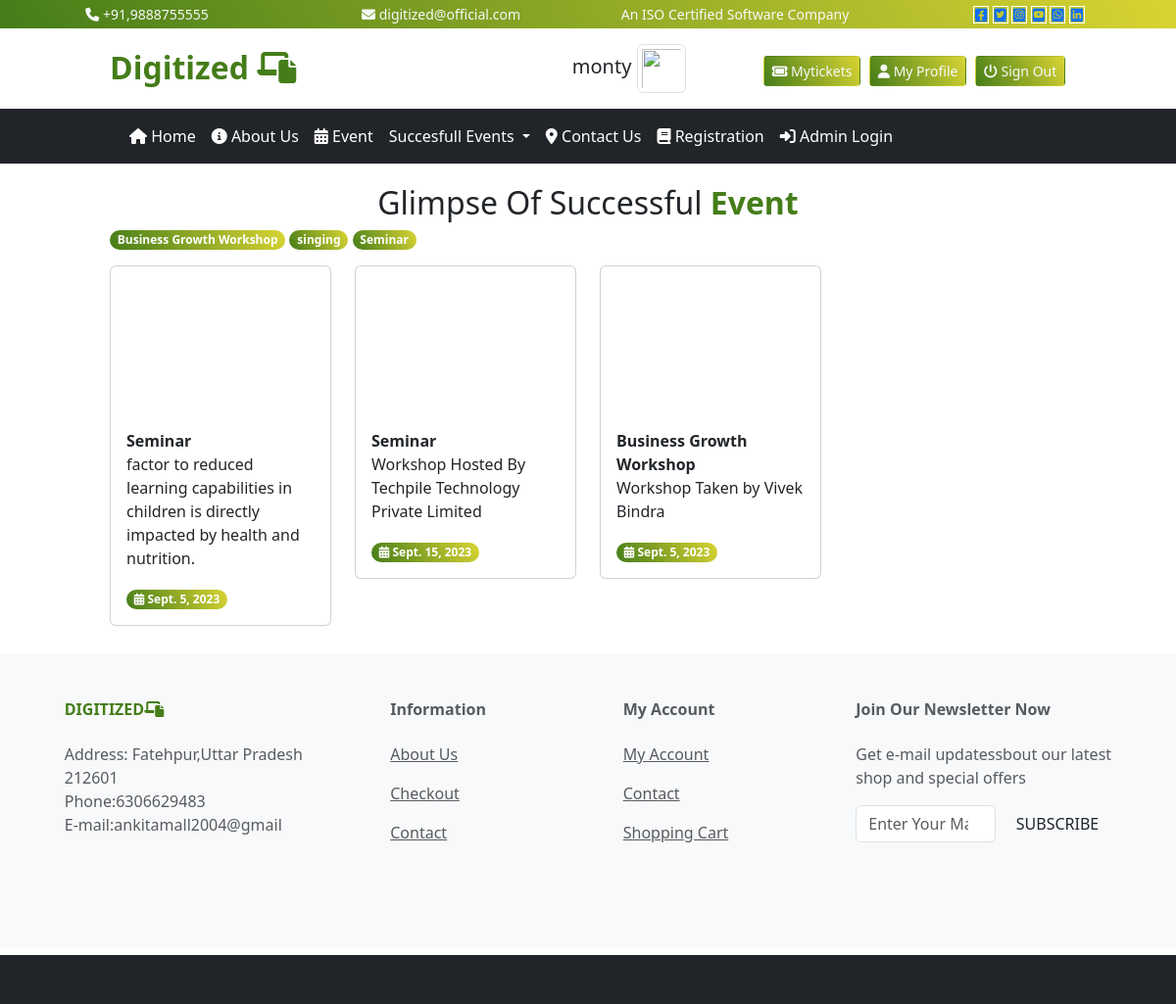
/user/videogallery/ (signed in), run on the app's committed database.
### user/models.py (models this page shows)
class category(models.Model):
    cname=models.CharField(max_length=200,null=True)
    cpic=models.ImageField(upload_to='static/category/',null=True)
    cdate=models.DateField()
    def __str__(self):
        return self.cname

class videogallery(models.Model):
    category=models.ForeignKey(category,on_delete=models.CASCADE)
    vlink=models.TextField(null=True)
    vdate=models.DateField()
    event_des=models.TextField(null=True)

### user/views.py (the view)
# urls.py: path('videogallery/',views.vgallery),
def vgallery(request):
    cid=request.GET.get('x')
    cdata=category.objects.all().order_by('-id')
    if cid is not None:
        vdata=videogallery.objects.filter(category=cid)
    else:
        vdata=videogallery.objects.all().order_by('-id')
    mydict={
        "cdata":cdata,
        "vdata":vdata,
    }
    return render(request,'user/vgallery.html',mydict)

### templates/user/vgallery.html
{% extends 'base.html'%}
{% load  static %}
{% block content %}
<div class="text-center fs-2">
    Glimpse Of Successful<b class="txt-mycolor"> Event</b>
</div>
<div class="row">
    <div class="col-sm-10 mx-auto">
        <div class="row">
            <div class="col-sm-12">
                {% for a in cdata %}
                <a href="/user/videogallery?x={{a.id}}" class="badge bg-mycolor rounded-pill" style="text-decoration:none;">{{a.cname}}</a>
                {% endfor %}
                 </div>
        </div>
        <div class="row mt-3">
                {% for a in vdata %}
            <div class="col-sm-3">
            <div class="card">
                <iframe class="img-card-top" src="{{a.vlink}}" title="YouTube video player" frameborder="0" allow="accelerometer; autoplay; clipboard-write; encrypted-media; gyroscope; picture-in-picture; web-share" allowfullscreen></iframe>
                <div class="card-body">
                    <b>{{a.category}}</b>
                    <p>{{a.event_des}}</p>
                     <span class="badge bg-mycolor rounded-pill">
              <i class="fa-solid fa-calendar-days"></i>
           {{a.vdate}}
              </span>
                </div>
            </div>
            </div>
            {% endfor %}
        </div>
    </div>
</div>
{% endblock %}

### templates/base.html (style rules this page uses)
:root { --bgcolor:linear-gradient(60deg,#457d19,#d9d433); --txtcolor:#457d19; }
.bg-mycolor { background:var(--bgcolor) !important; }
.txt-mycolor { color:var(--txtcolor); }

### data on the page
category: cname "Business Growth Workshop"
category: cname "singing"
category: cname "Seminar"
videogallery: category "Seminar", event_des "factor to reduced learning capabilities in children is directly impacted by health and nutrition.", vdate "Sept. 5, 2023"
videogallery: category "Seminar", event_des "Workshop Hosted By Techpile Technology Private Limited", vdate "Sept. 15, 2023"
videogallery: category "Business Growth Workshop", event_des "Workshop Taken by Vivek Bindra", vdate "Sept. 5, 2023"

### other printed values
{{ request.session.username }} "monty"
